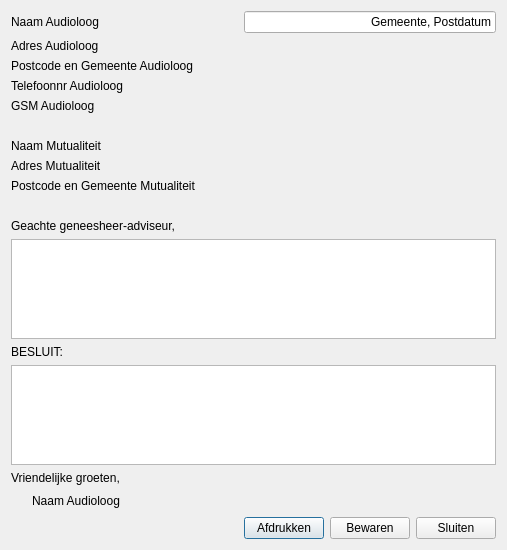
<ui version="4.0" >
 <class>BriefMutualiteitDialog</class>
 <widget class="QDialog" name="BriefMutualiteitDialog" >
  <property name="geometry" >
   <rect>
    <x>0</x>
    <y>0</y>
    <width>500</width>
    <height>550</height>
   </rect>
  </property>
  <property name="windowTitle" >
   <string>Dialog</string>
  </property>
  <layout class="QGridLayout" name="gridLayout" >
   <item row="0" column="0" colspan="2" >
    <widget class="QLabel" name="label" >
     <property name="minimumSize" >
      <size>
       <width>200</width>
       <height>0</height>
      </size>
     </property>
     <property name="text" >
      <string>Naam Audioloog</string>
     </property>
    </widget>
   </item>
   <item row="0" column="2" colspan="3" >
    <widget class="QLineEdit" name="lineEdit" >
     <property name="text" >
      <string>Gemeente, Postdatum</string>
     </property>
     <property name="alignment" >
      <set>Qt::AlignRight|Qt::AlignTrailing|Qt::AlignVCenter</set>
     </property>
    </widget>
   </item>
   <item row="1" column="0" colspan="2" >
    <widget class="QLabel" name="label_2" >
     <property name="minimumSize" >
      <size>
       <width>200</width>
       <height>0</height>
      </size>
     </property>
     <property name="text" >
      <string>Adres Audioloog</string>
     </property>
    </widget>
   </item>
   <item row="2" column="0" colspan="2" >
    <widget class="QLabel" name="label_4" >
     <property name="minimumSize" >
      <size>
       <width>200</width>
       <height>0</height>
      </size>
     </property>
     <property name="text" >
      <string>Postcode en Gemeente Audioloog</string>
     </property>
    </widget>
   </item>
   <item row="3" column="0" colspan="2" >
    <widget class="QLabel" name="label_5" >
     <property name="minimumSize" >
      <size>
       <width>200</width>
       <height>0</height>
      </size>
     </property>
     <property name="text" >
      <string>Telefoonnr Audioloog</string>
     </property>
    </widget>
   </item>
   <item row="4" column="0" colspan="2" >
    <widget class="QLabel" name="label_6" >
     <property name="minimumSize" >
      <size>
       <width>200</width>
       <height>0</height>
      </size>
     </property>
     <property name="text" >
      <string>GSM Audioloog</string>
     </property>
    </widget>
   </item>
   <item row="5" column="1" >
    <spacer name="verticalSpacer" >
     <property name="orientation" >
      <enum>Qt::Vertical</enum>
     </property>
     <property name="sizeType" >
      <enum>QSizePolicy::Minimum</enum>
     </property>
     <property name="sizeHint" stdset="0" >
      <size>
       <width>206</width>
       <height>20</height>
      </size>
     </property>
    </spacer>
   </item>
   <item row="6" column="0" colspan="2" >
    <widget class="QLabel" name="label_7" >
     <property name="minimumSize" >
      <size>
       <width>200</width>
       <height>0</height>
      </size>
     </property>
     <property name="text" >
      <string>Naam Mutualiteit</string>
     </property>
    </widget>
   </item>
   <item row="7" column="0" colspan="2" >
    <widget class="QLabel" name="label_8" >
     <property name="minimumSize" >
      <size>
       <width>200</width>
       <height>0</height>
      </size>
     </property>
     <property name="text" >
      <string>Adres Mutualiteit</string>
     </property>
    </widget>
   </item>
   <item row="8" column="0" colspan="2" >
    <widget class="QLabel" name="label_9" >
     <property name="minimumSize" >
      <size>
       <width>200</width>
       <height>0</height>
      </size>
     </property>
     <property name="text" >
      <string>Postcode en Gemeente Mutualiteit</string>
     </property>
    </widget>
   </item>
   <item row="9" column="1" >
    <spacer name="verticalSpacer_2" >
     <property name="orientation" >
      <enum>Qt::Vertical</enum>
     </property>
     <property name="sizeType" >
      <enum>QSizePolicy::Minimum</enum>
     </property>
     <property name="sizeHint" stdset="0" >
      <size>
       <width>206</width>
       <height>20</height>
      </size>
     </property>
    </spacer>
   </item>
   <item row="10" column="0" colspan="2" >
    <widget class="QLabel" name="label_3" >
     <property name="text" >
      <string>Geachte geneesheer-adviseur,</string>
     </property>
    </widget>
   </item>
   <item row="11" column="0" colspan="5" >
    <widget class="QPlainTextEdit" name="plainTextEdit" />
   </item>
   <item row="12" column="0" colspan="2" >
    <widget class="QLabel" name="label_10" >
     <property name="text" >
      <string>BESLUIT:</string>
     </property>
    </widget>
   </item>
   <item row="13" column="0" colspan="5" >
    <widget class="QPlainTextEdit" name="plainTextEdit_2" />
   </item>
   <item row="14" column="0" colspan="2" >
    <widget class="QLabel" name="label_12" >
     <property name="minimumSize" >
      <size>
       <width>200</width>
       <height>0</height>
      </size>
     </property>
     <property name="text" >
      <string>Vriendelijke groeten,</string>
     </property>
    </widget>
   </item>
   <item row="15" column="0" >
    <spacer name="horizontalSpacer" >
     <property name="orientation" >
      <enum>Qt::Horizontal</enum>
     </property>
     <property name="sizeType" >
      <enum>QSizePolicy::Fixed</enum>
     </property>
     <property name="sizeHint" stdset="0" >
      <size>
       <width>15</width>
       <height>20</height>
      </size>
     </property>
    </spacer>
   </item>
   <item row="15" column="1" >
    <widget class="QLabel" name="label_11" >
     <property name="minimumSize" >
      <size>
       <width>200</width>
       <height>0</height>
      </size>
     </property>
     <property name="text" >
      <string>Naam Audioloog</string>
     </property>
    </widget>
   </item>
   <item row="16" column="1" >
    <spacer name="horizontalSpacer_2" >
     <property name="orientation" >
      <enum>Qt::Horizontal</enum>
     </property>
     <property name="sizeHint" stdset="0" >
      <size>
       <width>206</width>
       <height>22</height>
      </size>
     </property>
    </spacer>
   </item>
   <item row="16" column="2" >
    <widget class="QPushButton" name="pushButton" >
     <property name="text" >
      <string>Afdrukken</string>
     </property>
    </widget>
   </item>
   <item row="16" column="3" >
    <widget class="QPushButton" name="pushButton_2" >
     <property name="text" >
      <string>Bewaren</string>
     </property>
    </widget>
   </item>
   <item row="16" column="4" >
    <widget class="QPushButton" name="pushButton_3" >
     <property name="text" >
      <string>Sluiten</string>
     </property>
    </widget>
   </item>
  </layout>
 </widget>
 <resources/>
 <connections/>
</ui>
